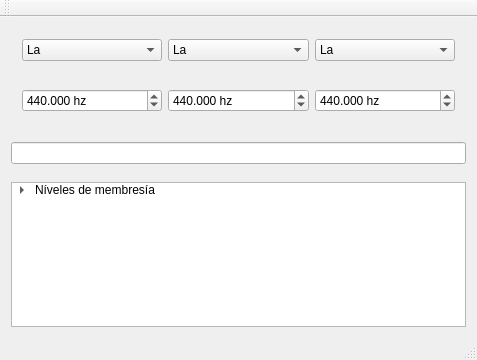
<?xml version="1.0" encoding="UTF-8"?>
<ui version="4.0">
 <class>VentanaClasificadorAcordes</class>
 <widget class="QMainWindow" name="VentanaClasificadorAcordes">
  <property name="geometry">
   <rect>
    <x>0</x>
    <y>0</y>
    <width>477</width>
    <height>360</height>
   </rect>
  </property>
  <property name="windowTitle">
   <string>Clasificador de Acordes</string>
  </property>
  <widget class="QWidget" name="centralWidget">
   <layout class="QVBoxLayout" name="verticalLayout_2">
    <item>
     <widget class="QWidget" name="notas" native="true">
      <layout class="QHBoxLayout" name="horizontalLayout">
       <item>
        <widget class="QComboBox" name="nota1Combo">
         <property name="toolTip">
          <string>Nota 1</string>
         </property>
         <property name="currentIndex">
          <number>9</number>
         </property>
         <item>
          <property name="text">
           <string>Do</string>
          </property>
         </item>
         <item>
          <property name="text">
           <string>Do#</string>
          </property>
         </item>
         <item>
          <property name="text">
           <string>Re</string>
          </property>
         </item>
         <item>
          <property name="text">
           <string>Re#</string>
          </property>
         </item>
         <item>
          <property name="text">
           <string>Mi</string>
          </property>
         </item>
         <item>
          <property name="text">
           <string>Fa</string>
          </property>
         </item>
         <item>
          <property name="text">
           <string>Fa#</string>
          </property>
         </item>
         <item>
          <property name="text">
           <string>Sol</string>
          </property>
         </item>
         <item>
          <property name="text">
           <string>Sol#</string>
          </property>
         </item>
         <item>
          <property name="text">
           <string>La</string>
          </property>
         </item>
         <item>
          <property name="text">
           <string>La#</string>
          </property>
         </item>
         <item>
          <property name="text">
           <string>Si</string>
          </property>
         </item>
        </widget>
       </item>
       <item>
        <widget class="QComboBox" name="nota2Combo">
         <property name="toolTip">
          <string>Nota 2</string>
         </property>
         <property name="currentIndex">
          <number>9</number>
         </property>
         <item>
          <property name="text">
           <string>Do</string>
          </property>
         </item>
         <item>
          <property name="text">
           <string>Do#</string>
          </property>
         </item>
         <item>
          <property name="text">
           <string>Re</string>
          </property>
         </item>
         <item>
          <property name="text">
           <string>Re#</string>
          </property>
         </item>
         <item>
          <property name="text">
           <string>Mi</string>
          </property>
         </item>
         <item>
          <property name="text">
           <string>Fa</string>
          </property>
         </item>
         <item>
          <property name="text">
           <string>Fa#</string>
          </property>
         </item>
         <item>
          <property name="text">
           <string>Sol</string>
          </property>
         </item>
         <item>
          <property name="text">
           <string>Sol#</string>
          </property>
         </item>
         <item>
          <property name="text">
           <string>La</string>
          </property>
         </item>
         <item>
          <property name="text">
           <string>La#</string>
          </property>
         </item>
         <item>
          <property name="text">
           <string>Si</string>
          </property>
         </item>
        </widget>
       </item>
       <item>
        <widget class="QComboBox" name="nota3Combo">
         <property name="toolTip">
          <string>Nota 3</string>
         </property>
         <property name="currentIndex">
          <number>9</number>
         </property>
         <item>
          <property name="text">
           <string>Do</string>
          </property>
         </item>
         <item>
          <property name="text">
           <string>Do#</string>
          </property>
         </item>
         <item>
          <property name="text">
           <string>Re</string>
          </property>
         </item>
         <item>
          <property name="text">
           <string>Re#</string>
          </property>
         </item>
         <item>
          <property name="text">
           <string>Mi</string>
          </property>
         </item>
         <item>
          <property name="text">
           <string>Fa</string>
          </property>
         </item>
         <item>
          <property name="text">
           <string>Fa#</string>
          </property>
         </item>
         <item>
          <property name="text">
           <string>Sol</string>
          </property>
         </item>
         <item>
          <property name="text">
           <string>Sol#</string>
          </property>
         </item>
         <item>
          <property name="text">
           <string>La</string>
          </property>
         </item>
         <item>
          <property name="text">
           <string>La#</string>
          </property>
         </item>
         <item>
          <property name="text">
           <string>Si</string>
          </property>
         </item>
        </widget>
       </item>
      </layout>
     </widget>
    </item>
    <item>
     <widget class="QWidget" name="frecuencias" native="true">
      <layout class="QHBoxLayout" name="horizontalLayout_2">
       <item>
        <widget class="QDoubleSpinBox" name="nota1Spin">
         <property name="toolTip">
          <string>Nota 1</string>
         </property>
         <property name="suffix">
          <string> hz</string>
         </property>
         <property name="decimals">
          <number>3</number>
         </property>
         <property name="minimum">
          <double>16.000000000000000</double>
         </property>
         <property name="maximum">
          <double>8000.000000000000000</double>
         </property>
         <property name="value">
          <double>440.000000000000000</double>
         </property>
        </widget>
       </item>
       <item>
        <widget class="QDoubleSpinBox" name="nota2Spin">
         <property name="toolTip">
          <string>Nota 2</string>
         </property>
         <property name="suffix">
          <string> hz</string>
         </property>
         <property name="decimals">
          <number>3</number>
         </property>
         <property name="minimum">
          <double>16.000000000000000</double>
         </property>
         <property name="maximum">
          <double>8000.000000000000000</double>
         </property>
         <property name="value">
          <double>440.000000000000000</double>
         </property>
        </widget>
       </item>
       <item>
        <widget class="QDoubleSpinBox" name="nota3Spin">
         <property name="toolTip">
          <string>Nota 3</string>
         </property>
         <property name="suffix">
          <string> hz</string>
         </property>
         <property name="decimals">
          <number>3</number>
         </property>
         <property name="minimum">
          <double>16.000000000000000</double>
         </property>
         <property name="maximum">
          <double>8000.000000000000000</double>
         </property>
         <property name="value">
          <double>440.000000000000000</double>
         </property>
        </widget>
       </item>
      </layout>
     </widget>
    </item>
    <item>
     <spacer name="verticalSpacer">
      <property name="orientation">
       <enum>Qt::Vertical</enum>
      </property>
      <property name="sizeType">
       <enum>QSizePolicy::Expanding</enum>
      </property>
      <property name="sizeHint" stdset="0">
       <size>
        <width>20</width>
        <height>60</height>
       </size>
      </property>
     </spacer>
    </item>
    <item>
     <widget class="QLineEdit" name="acordeEdit">
      <property name="toolTip">
       <string>Acorde</string>
      </property>
      <property name="readOnly">
       <bool>true</bool>
      </property>
     </widget>
    </item>
    <item>
     <spacer name="verticalSpacer_2">
      <property name="orientation">
       <enum>Qt::Vertical</enum>
      </property>
      <property name="sizeHint" stdset="0">
       <size>
        <width>20</width>
        <height>60</height>
       </size>
      </property>
     </spacer>
    </item>
    <item>
     <widget class="QTreeWidget" name="arbolMembresias">
      <attribute name="headerVisible">
       <bool>false</bool>
      </attribute>
      <column>
       <property name="text">
        <string>Níveles de membresía</string>
       </property>
      </column>
      <item>
       <property name="text">
        <string>Níveles de membresía</string>
       </property>
       <item>
        <property name="text">
         <string>1</string>
        </property>
       </item>
       <item>
        <property name="text">
         <string>2</string>
        </property>
       </item>
       <item>
        <property name="text">
         <string>3</string>
        </property>
       </item>
      </item>
     </widget>
    </item>
   </layout>
  </widget>
  <widget class="QMenuBar" name="menuBar">
   <property name="geometry">
    <rect>
     <x>0</x>
     <y>0</y>
     <width>477</width>
     <height>21</height>
    </rect>
   </property>
  </widget>
  <widget class="QToolBar" name="mainToolBar">
   <attribute name="toolBarArea">
    <enum>TopToolBarArea</enum>
   </attribute>
   <attribute name="toolBarBreak">
    <bool>false</bool>
   </attribute>
  </widget>
  <widget class="QStatusBar" name="statusBar"/>
 </widget>
 <layoutdefault spacing="6" margin="11"/>
 <resources/>
 <connections/>
</ui>
